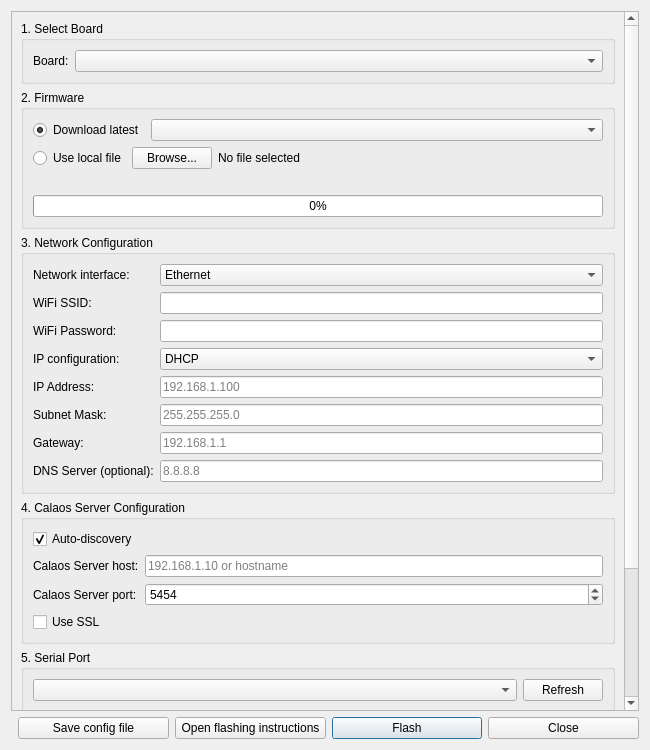
<?xml version="1.0" encoding="UTF-8"?>
<ui version="4.0">
 <class>DialogFlashDevice</class>
 <widget class="QDialog" name="DialogFlashDevice">
  <property name="geometry">
   <rect>
    <x>0</x>
    <y>0</y>
    <width>650</width>
    <height>750</height>
   </rect>
  </property>
  <property name="windowTitle">
   <string>Flash Remote UI Device</string>
  </property>
  <property name="modal">
   <bool>true</bool>
  </property>
  <layout class="QVBoxLayout" name="mainLayout">
   <item>
    <widget class="QScrollArea" name="scrollArea">
     <property name="widgetResizable">
      <bool>true</bool>
     </property>
     <widget class="QWidget" name="scrollAreaWidgetContents">
      <layout class="QVBoxLayout" name="scrollLayout">

       <!-- 1. Board Selection -->
       <item>
        <widget class="QGroupBox" name="groupBoard">
         <property name="title">
          <string>1. Select Board</string>
         </property>
         <layout class="QHBoxLayout" name="boardLayout">
          <item>
           <widget class="QLabel" name="labelBoard">
            <property name="text">
             <string>Board:</string>
            </property>
           </widget>
          </item>
          <item>
           <widget class="QComboBox" name="comboBoard">
            <property name="sizePolicy">
             <sizepolicy hsizetype="Expanding" vsizetype="Fixed">
              <horstretch>1</horstretch>
              <verstretch>0</verstretch>
             </sizepolicy>
            </property>
           </widget>
          </item>
         </layout>
        </widget>
       </item>

       <!-- 2. Firmware Selection -->
       <item>
        <widget class="QGroupBox" name="groupFirmware">
         <property name="title">
          <string>2. Firmware</string>
         </property>
         <layout class="QVBoxLayout" name="firmwareMainLayout">
          <item>
           <layout class="QHBoxLayout" name="firmwareRadioLayout">
            <item>
             <widget class="QRadioButton" name="radioDownload">
              <property name="text">
               <string>Download latest</string>
              </property>
              <property name="checked">
               <bool>true</bool>
              </property>
             </widget>
            </item>
            <item>
             <widget class="QComboBox" name="comboFirmwareVersion">
              <property name="sizePolicy">
               <sizepolicy hsizetype="Expanding" vsizetype="Fixed">
                <horstretch>1</horstretch>
                <verstretch>0</verstretch>
               </sizepolicy>
              </property>
             </widget>
            </item>
           </layout>
          </item>
          <item>
           <layout class="QHBoxLayout" name="firmwareLocalLayout">
            <item>
             <widget class="QRadioButton" name="radioLocalFile">
              <property name="text">
               <string>Use local file</string>
              </property>
             </widget>
            </item>
            <item>
             <widget class="QPushButton" name="buttonBrowseFirmware">
              <property name="text">
               <string>Browse...</string>
              </property>
             </widget>
            </item>
            <item>
             <widget class="QLabel" name="labelFirmwareFile">
              <property name="text">
               <string>No file selected</string>
              </property>
              <property name="sizePolicy">
               <sizepolicy hsizetype="Expanding" vsizetype="Preferred">
                <horstretch>1</horstretch>
                <verstretch>0</verstretch>
               </sizepolicy>
              </property>
             </widget>
            </item>
           </layout>
          </item>
          <item>
           <layout class="QHBoxLayout" name="firmwareInfoLayout">
            <item>
             <widget class="QLabel" name="labelFirmwareInfo">
              <property name="text">
               <string/>
              </property>
              <property name="styleSheet">
               <string>color: #555;</string>
              </property>
             </widget>
            </item>
           </layout>
          </item>
          <item>
           <widget class="QProgressBar" name="progressFirmware">
            <property name="visible">
             <bool>false</bool>
            </property>
            <property name="value">
             <number>0</number>
            </property>
           </widget>
          </item>
         </layout>
        </widget>
       </item>

       <!-- 3. Network Configuration -->
       <item>
        <widget class="QGroupBox" name="groupNetwork">
         <property name="title">
          <string>3. Network Configuration</string>
         </property>
         <layout class="QGridLayout" name="networkGridLayout">
          <item row="0" column="0">
           <widget class="QLabel" name="labelNetIface">
            <property name="text">
             <string>Network interface:</string>
            </property>
           </widget>
          </item>
          <item row="0" column="1">
           <widget class="QComboBox" name="comboNetInterface">
            <item>
             <property name="text">
              <string>Ethernet</string>
             </property>
            </item>
            <item>
             <property name="text">
              <string>WiFi</string>
             </property>
            </item>
           </widget>
          </item>
          <item row="1" column="0">
           <widget class="QLabel" name="labelWifiSsid">
            <property name="text">
             <string>WiFi SSID:</string>
            </property>
           </widget>
          </item>
          <item row="1" column="1">
           <widget class="QLineEdit" name="editWifiSsid"/>
          </item>
          <item row="2" column="0">
           <widget class="QLabel" name="labelWifiPass">
            <property name="text">
             <string>WiFi Password:</string>
            </property>
           </widget>
          </item>
          <item row="2" column="1">
           <widget class="QLineEdit" name="editWifiPassword">
            <property name="echoMode">
             <enum>QLineEdit::Password</enum>
            </property>
           </widget>
          </item>
          <item row="3" column="0">
           <widget class="QLabel" name="labelIpConfig">
            <property name="text">
             <string>IP configuration:</string>
            </property>
           </widget>
          </item>
          <item row="3" column="1">
           <widget class="QComboBox" name="comboIpConfig">
            <item>
             <property name="text">
              <string>DHCP</string>
             </property>
            </item>
            <item>
             <property name="text">
              <string>Static</string>
             </property>
            </item>
           </widget>
          </item>
          <item row="4" column="0">
           <widget class="QLabel" name="labelStaticIp">
            <property name="text">
             <string>IP Address:</string>
            </property>
           </widget>
          </item>
          <item row="4" column="1">
           <widget class="QLineEdit" name="editStaticIp">
            <property name="placeholderText">
             <string>192.168.1.100</string>
            </property>
           </widget>
          </item>
          <item row="5" column="0">
           <widget class="QLabel" name="labelStaticMask">
            <property name="text">
             <string>Subnet Mask:</string>
            </property>
           </widget>
          </item>
          <item row="5" column="1">
           <widget class="QLineEdit" name="editStaticMask">
            <property name="placeholderText">
             <string>255.255.255.0</string>
            </property>
           </widget>
          </item>
          <item row="6" column="0">
           <widget class="QLabel" name="labelStaticGw">
            <property name="text">
             <string>Gateway:</string>
            </property>
           </widget>
          </item>
          <item row="6" column="1">
           <widget class="QLineEdit" name="editStaticGateway">
            <property name="placeholderText">
             <string>192.168.1.1</string>
            </property>
           </widget>
          </item>
          <item row="7" column="0">
           <widget class="QLabel" name="labelStaticDns">
            <property name="text">
             <string>DNS Server (optional):</string>
            </property>
           </widget>
          </item>
          <item row="7" column="1">
           <widget class="QLineEdit" name="editStaticDns">
            <property name="placeholderText">
             <string>8.8.8.8</string>
            </property>
           </widget>
          </item>
         </layout>
        </widget>
       </item>

       <!-- 4. Server Configuration -->
       <item>
        <widget class="QGroupBox" name="groupServer">
         <property name="title">
          <string>4. Calaos Server Configuration</string>
         </property>
         <layout class="QGridLayout" name="serverGridLayout">
          <item row="0" column="0" colspan="2">
           <widget class="QCheckBox" name="checkAutoDiscovery">
            <property name="text">
             <string>Auto-discovery</string>
            </property>
            <property name="checked">
             <bool>true</bool>
            </property>
           </widget>
          </item>
          <item row="1" column="0">
           <widget class="QLabel" name="labelServerHost">
            <property name="text">
             <string>Calaos Server host:</string>
            </property>
           </widget>
          </item>
          <item row="1" column="1">
           <widget class="QLineEdit" name="editServerHost">
            <property name="placeholderText">
             <string>192.168.1.10 or hostname</string>
            </property>
           </widget>
          </item>
          <item row="2" column="0">
           <widget class="QLabel" name="labelServerPort">
            <property name="text">
             <string>Calaos Server port:</string>
            </property>
           </widget>
          </item>
          <item row="2" column="1">
           <widget class="QSpinBox" name="spinServerPort">
            <property name="minimum">
             <number>1</number>
            </property>
            <property name="maximum">
             <number>65535</number>
            </property>
            <property name="value">
             <number>5454</number>
            </property>
           </widget>
          </item>
          <item row="3" column="0" colspan="2">
           <widget class="QCheckBox" name="checkSsl">
            <property name="text">
             <string>Use SSL</string>
            </property>
           </widget>
          </item>
         </layout>
        </widget>
       </item>

       <!-- 5. Serial Port (ESP32 only) -->
       <item>
        <widget class="QGroupBox" name="groupSerialPort">
         <property name="title">
          <string>5. Serial Port</string>
         </property>
         <layout class="QVBoxLayout" name="serialOuterLayout">
          <item>
           <layout class="QHBoxLayout" name="serialLayout">
            <item>
             <widget class="QComboBox" name="comboSerialPort">
              <property name="sizePolicy">
               <sizepolicy hsizetype="Expanding" vsizetype="Fixed">
                <horstretch>1</horstretch>
                <verstretch>0</verstretch>
               </sizepolicy>
              </property>
             </widget>
            </item>
            <item>
             <widget class="QPushButton" name="buttonRefreshPorts">
              <property name="text">
               <string>Refresh</string>
              </property>
             </widget>
            </item>
           </layout>
          </item>
          <item>
           <widget class="QCheckBox" name="checkEraseFlash">
            <property name="text">
             <string>Erase entire flash before writing (factory reset)</string>
            </property>
            <property name="toolTip">
             <string>Erases all flash memory before flashing. This removes all saved settings, calibration data, and NVS storage.</string>
            </property>
           </widget>
          </item>
         </layout>
        </widget>
       </item>

       <!-- 6. Tool Status -->
       <item>
        <widget class="QGroupBox" name="groupToolStatus">
         <property name="title">
          <string>6. Flash Tool</string>
         </property>
         <layout class="QHBoxLayout" name="toolLayout">
          <item>
           <widget class="QLabel" name="labelToolStatus">
            <property name="text">
             <string>No tool configured</string>
            </property>
            <property name="sizePolicy">
             <sizepolicy hsizetype="Expanding" vsizetype="Preferred">
              <horstretch>1</horstretch>
              <verstretch>0</verstretch>
             </sizepolicy>
            </property>
           </widget>
          </item>
          <item>
           <widget class="QPushButton" name="buttonBrowseTool">
            <property name="text">
             <string>Browse...</string>
            </property>
           </widget>
          </item>
         </layout>
        </widget>
       </item>

       <!-- Unsupported OS message -->
       <item>
        <widget class="QLabel" name="labelUnsupportedOs">
         <property name="text">
          <string>Automated flashing is not available on this platform for this board. Save the config file and follow the online instructions.</string>
         </property>
         <property name="wordWrap">
          <bool>true</bool>
         </property>
         <property name="visible">
          <bool>false</bool>
         </property>
         <property name="styleSheet">
          <string>QLabel { color: #e65100; padding: 8px; background-color: #fff3e0; border-radius: 4px; }</string>
         </property>
        </widget>
       </item>

       <item>
        <spacer name="verticalSpacer">
         <property name="orientation">
          <enum>Qt::Vertical</enum>
         </property>
        </spacer>
       </item>

      </layout>
     </widget>
    </widget>
   </item>

   <!-- Action buttons -->
   <item>
    <layout class="QHBoxLayout" name="actionLayout">
     <item>
      <spacer name="actionSpacer">
       <property name="orientation">
        <enum>Qt::Horizontal</enum>
       </property>
      </spacer>
     </item>
     <item>
      <widget class="QPushButton" name="buttonSaveConfig">
       <property name="text">
        <string>Save config file</string>
       </property>
       <property name="visible">
        <bool>false</bool>
       </property>
      </widget>
     </item>
     <item>
      <widget class="QPushButton" name="buttonOpenInstructions">
       <property name="text">
        <string>Open flashing instructions</string>
       </property>
       <property name="visible">
        <bool>false</bool>
       </property>
      </widget>
     </item>
     <item>
      <widget class="QPushButton" name="buttonFlash">
       <property name="text">
        <string>Flash</string>
       </property>
       <property name="default">
        <bool>true</bool>
       </property>
      </widget>
     </item>
     <item>
      <widget class="QPushButton" name="buttonClose">
       <property name="text">
        <string>Close</string>
       </property>
      </widget>
     </item>
    </layout>
   </item>

  </layout>
 </widget>
 <resources/>
 <connections/>
</ui>
